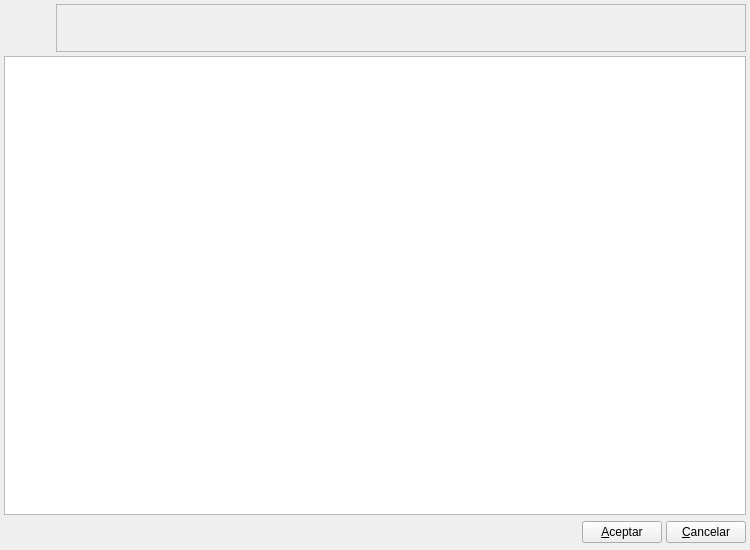
<?xml version="1.0" encoding="UTF-8"?>
<ui version="4.0">
 <author>Tomeu Borras Riera</author>
 <class>ListTasaIVABase</class>
 <widget class="QWidget" name="ListTasaIVABase">
  <property name="geometry">
   <rect>
    <x>0</x>
    <y>0</y>
    <width>750</width>
    <height>550</height>
   </rect>
  </property>
  <property name="minimumSize">
   <size>
    <width>750</width>
    <height>550</height>
   </size>
  </property>
  <property name="windowTitle">
   <string>Tasas de IVA</string>
  </property>
  <property name="windowIcon">
   <iconset resource="../../../bulmages.qrc">
    <normaloff>:/Images/vattax.png</normaloff>:/Images/vattax.png</iconset>
  </property>
  <layout class="QGridLayout">
   <property name="margin">
    <number>4</number>
   </property>
   <property name="spacing">
    <number>4</number>
   </property>
   <item row="2" column="0">
    <layout class="QHBoxLayout">
     <property name="spacing">
      <number>4</number>
     </property>
     <property name="margin">
      <number>0</number>
     </property>
     <item>
      <spacer>
       <property name="orientation">
        <enum>Qt::Horizontal</enum>
       </property>
       <property name="sizeHint" stdset="0">
        <size>
         <width>151</width>
         <height>27</height>
        </size>
       </property>
      </spacer>
     </item>
     <item>
      <widget class="QPushButton" name="mui_aceptar">
       <property name="text">
        <string>&amp;Aceptar</string>
       </property>
      </widget>
     </item>
     <item>
      <widget class="QPushButton" name="mui_cancelar">
       <property name="text">
        <string>&amp;Cancelar</string>
       </property>
      </widget>
     </item>
    </layout>
   </item>
   <item row="0" column="0">
    <layout class="QHBoxLayout">
     <property name="spacing">
      <number>4</number>
     </property>
     <property name="margin">
      <number>0</number>
     </property>
     <item>
      <widget class="QLabel" name="label">
       <property name="minimumSize">
        <size>
         <width>48</width>
         <height>48</height>
        </size>
       </property>
       <property name="maximumSize">
        <size>
         <width>48</width>
         <height>48</height>
        </size>
       </property>
       <property name="pixmap">
        <pixmap resource="../../../bulmages.qrc">:/Images/vattax.png</pixmap>
       </property>
       <property name="scaledContents">
        <bool>true</bool>
       </property>
      </widget>
     </item>
     <item>
      <widget class="QFrame" name="frame">
       <property name="sizePolicy">
        <sizepolicy hsizetype="Expanding" vsizetype="Preferred">
         <horstretch>0</horstretch>
         <verstretch>0</verstretch>
        </sizepolicy>
       </property>
       <property name="frameShape">
        <enum>QFrame::StyledPanel</enum>
       </property>
       <property name="frameShadow">
        <enum>QFrame::Raised</enum>
       </property>
      </widget>
     </item>
    </layout>
   </item>
   <item row="1" column="0">
    <widget class="ListTasaIVASubForm" name="mui_listado">
     <property name="horizontalScrollMode">
      <enum>QAbstractItemView::ScrollPerPixel</enum>
     </property>
    </widget>
   </item>
  </layout>
 </widget>
 <layoutdefault spacing="2" margin="6"/>
 <customwidgets>
  <customwidget>
   <class>ListTasaIVASubForm</class>
   <extends>QTableWidget</extends>
   <header>listtasaivaview.h</header>
  </customwidget>
 </customwidgets>
 <resources>
  <include location="../../../bulmages.qrc"/>
 </resources>
 <connections>
  <connection>
   <sender>mui_cancelar</sender>
   <signal>clicked()</signal>
   <receiver>ListTasaIVABase</receiver>
   <slot>close()</slot>
   <hints>
    <hint type="sourcelabel">
     <x>311</x>
     <y>563</y>
    </hint>
    <hint type="destinationlabel">
     <x>6</x>
     <y>564</y>
    </hint>
   </hints>
  </connection>
 </connections>
</ui>
